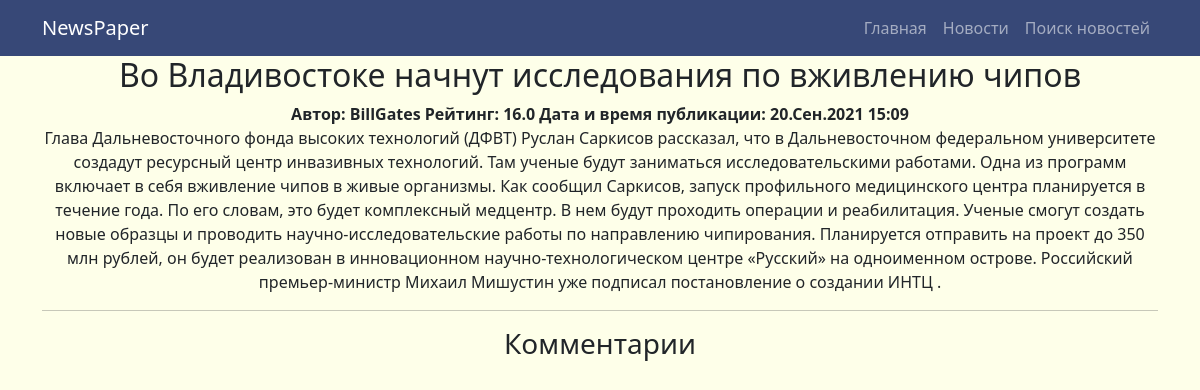
Screenshot of /news/37 with the database file from the repository.
### news/models.py (models this page shows, shortened)
class Post(models.Model):
    post = "PS"
    news = "NW"
    TYPE = [
        (post, "Статья"),
        (news, "Новость"),
    ]
    author = models.ForeignKey(Author,
                               on_delete=models.CASCADE)
    type = models.CharField(max_length=2, choices=TYPE, default=post)
    create_time = models.DateTimeField(auto_now_add=True)
    category = models.ManyToManyField(Category, through="PostCategory")
    header = models.CharField(max_length=256,
                              default='Заголовок отсутвует')
    text = models.TextField(default='Текст отсутствует')
    rating = models.FloatField(default=0.0)

### accounts/models.py (models this page shows, shortened)
class Author(models.Model):
    user = models.OneToOneField(User,
                                on_delete=models.CASCADE)
    rating = models.FloatField(default=0.0)

### news/views.py (the view)
# urls.py: path('<int:pk>', IndividualNews.as_view()),
class IndividualNews(DetailView):
    model = Post
    template_name = 'individual_news.html'
    context_object_name = 'post'
    def get_context_data(self, **kwargs):
        context = super().get_context_data(**kwargs)
        context["comments"] = Comment.objects.filter(post=self.get_object()).reverse()
        return context

### news/templatetags/custom_filters.py (called while the page is built)
@register.filter(name='censor')
def censor(text):
    censor_text = ''
    for word in text.split()[:]:
        if word.strip(',.\'"').lower() in CENSOR_VOCABULARY:
             word = f'{word[0]}{re.sub("[a-zA-zа-яА-ЯёЁ]","*", word[1:-1])}{word[-2:]}'
        censor_text += f' {word}'
    return censor_text

### templates/individual_news.html (shortened to what this page needs)
{% extends 'flatpages/default.html' %}
{% load custom_filters %}
{% block content %}
<h2>
    {{ post.header|censor }}
</h2>
    <span> <b>
    Автор: {{post.author.user.username}}
    Рейтинг: {{post.author.rating}}
    Дата и время публикации: {{post.create_time|date:'d.M.Y H:m' }} <br>
    </b></span>
<p>
    {{ post.text|censor}}
</p>
<hr>
<h3> Комментарии </h3>
{% endblock content %}

### rows the page displays
Post: header|censor "Во Владивостоке начнут исследования по вживлению чипов", author.user.username "BillGates", author.rating "16.0", create_time "20.Сен.2021 15:09", text|censor "Глава Дальневосточного фонда высоких технологий (ДФВТ) Руслан Саркисов рассказал, что в Дальневосточном федеральном университете создадут ресурсный центр инвазивных технологий. Там ученые будут заниматься исследовательскими работами. Одна из программ включает в себя вживление чипов в живые организмы. Как сообщил Саркисов, запуск профильного медицинского центра планируется в течение года. По его словам, это будет комплексный медцентр. В нем будут проходить операции и реабилитация. Ученые смогут создать новые образцы и проводить научно-исследовательские работы по направлению чипирования. Планируется отправить на проект до 350 млн рублей, он будет реализован в инновационном…"
